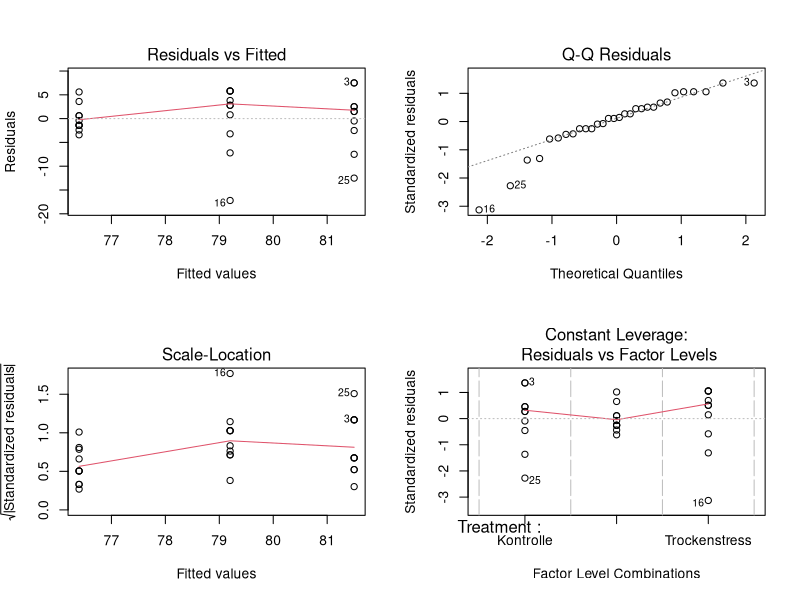
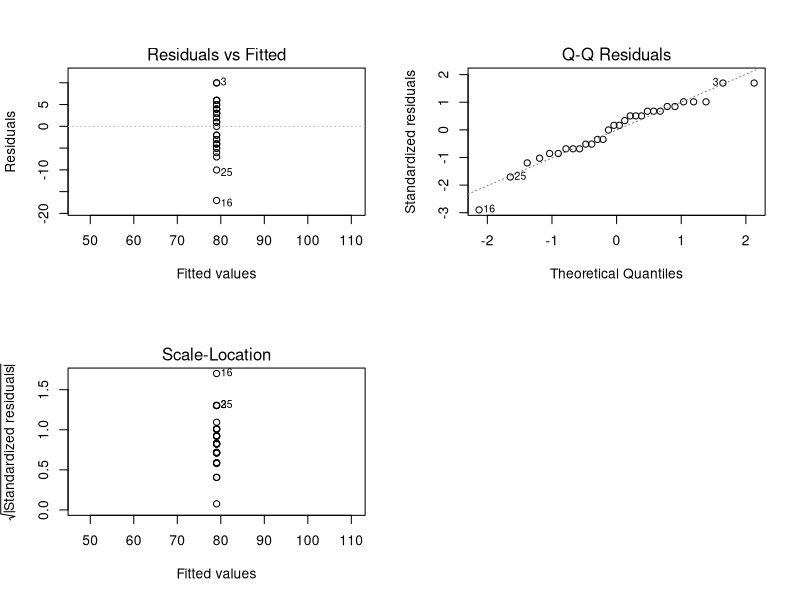
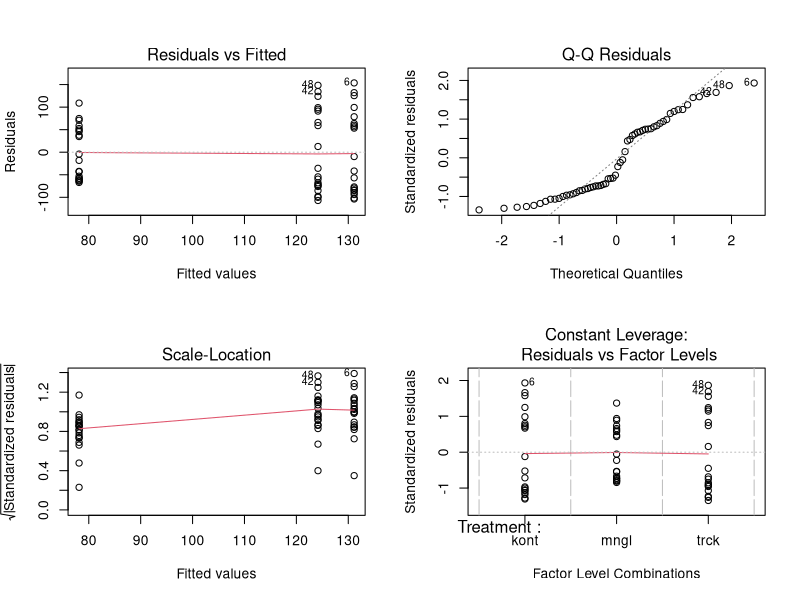
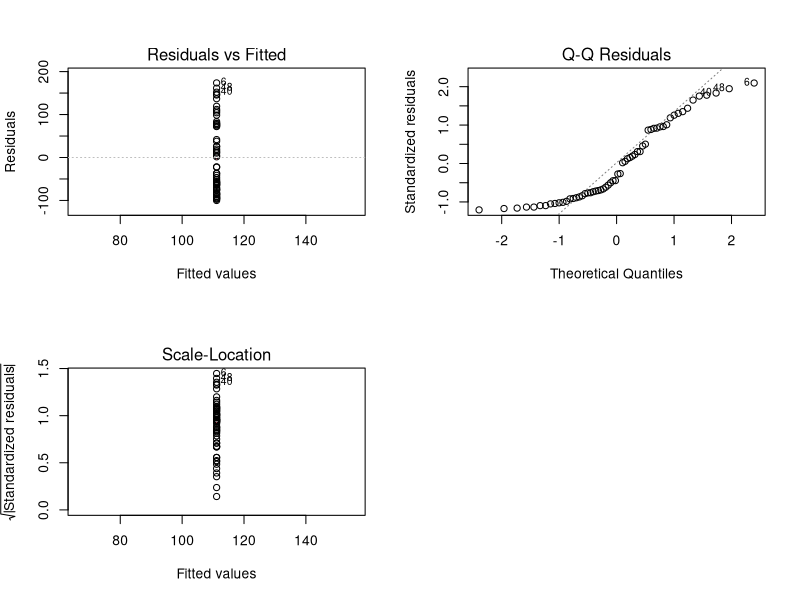
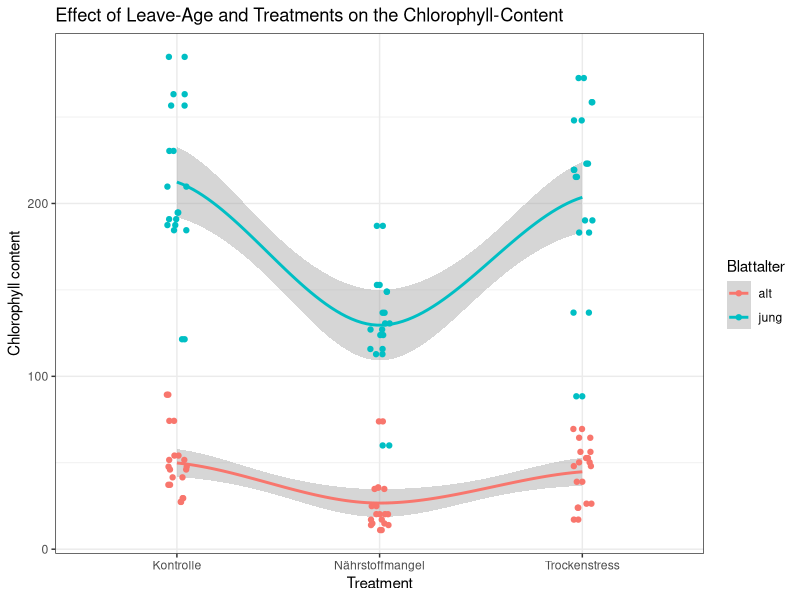

Here is the R script that generated these plots, in order:
library(tidyverse)
library(readxl)
library(gridExtra)
library(ggpubr)
library(reshape2)
library(lme4)

maize <- read_excel("Maize dataset.xlsx")

#statistics
#testing if the treatments have a sig. effect on the Plantheight
height <- maize[!duplicated(maize$Pflanzennummer), ]

h1 <- lm(Pflanzenhoehe ~ Treatment, data = height)
summary(h1)

h0 <- lm(Pflanzenhoehe ~ 1, data = height)
summary(h0)

par(mfrow = c(2, 2))
plot(h1)
plot(h0)
par(mfrow = c(1, 1))

anova(h1, h0) #h1 seems to be the better model
#p-value if we expect this to be nd: 0.1628 -> Treatments have an effect on plant height
#which however is not significant


#testing if the treatments/leave age have a sig. effect on the chl_labor content
lab <- maize[!duplicated(maize$Chl_Labor), ]

lab$Treatment[lab$Treatment == "Nährstoffmangel"] <- "mngl"
lab$Treatment[lab$Treatment == "Trockenstress"] <- "trck"
lab$Treatment[lab$Treatment == "Kontrolle"] <- "kont" #names were to long for the lmer function

h2 <- lmer(Chl_Labor ~ Treatment + (1 | Blattalter), data = lab)
summary(h2)
#the variance dependent on the leave age is much higher than the residual variance, the
#variance dependent on the leave age appears to be significantly different from zero

confint(h2, parm = "sd_(Intercept)|Blattalter", level=0.95, 
        method = "profile", oldNames = F)
#Conclusion: The confidence interval for the standard deviation does not include zero; 
#-> reject the null hypothesis that the variance is zero.
#a significant effect of leave age on the chlorophyll content can be shown 

h1 <- lm(Chl_Labor ~ Treatment, data = lab)
summary(h1)

h0 <- lm(Chl_Labor ~ 1, data = lab)
summary(h0)

par(mfrow = c(2, 2))
plot(h1)
plot(h0)
par(mfrow = c(1, 1))

anova(h1, h0) #h1 seems to be the better model
#p-value if we expect this to be nd: 0.09161 -> Treatments have an effect on the 
#chlorophyll content, which however is not significant

#interaction plot
ggplot(maize, aes(x = Treatment, y = Chl_Labor, col = Blattalter)) + 
  geom_smooth(aes(group = Blattalter)) + 
  geom_jitter(width = 0.05, height = 0) + 
  ggtitle("Effect of Leave-Age and Treatments on the Chlorophyll-Content") + 
  ylab("Chlorophyll content") +
  xlab("Treatment") +
  theme_bw()

#this shows that we have a strong leave age effect, a small treatment effect and a small
#interaction between those two effects 








